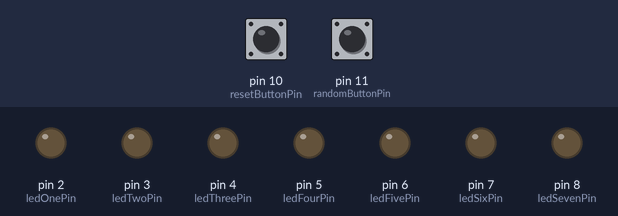
This sketch was run on a simulated Arduino Uno, built with avr-gcc and run on an emulated ATmega328P. On the bench: output pins drawn as LEDs (lit = HIGH). The inputs (shaded band) are chosen by the test bench; at power-on: pin 11 (randomButtonPin) LOW, pin 10 (resetButtonPin) LOW. Random numbers use the default seed unless the sketch sets one.

Above: at 1.2 s.
1.3 s: pin 11 (randomButtonPin) pulled HIGH for 0.15 s
At 2.5 s:
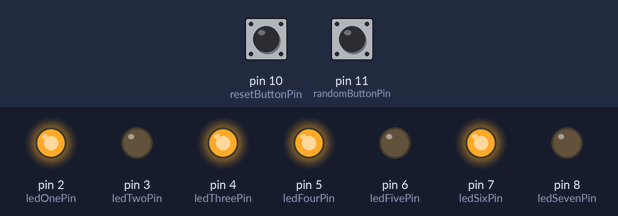
3.0 s: pin 11 (randomButtonPin) pulled HIGH for 1 s
At 4.7 s:
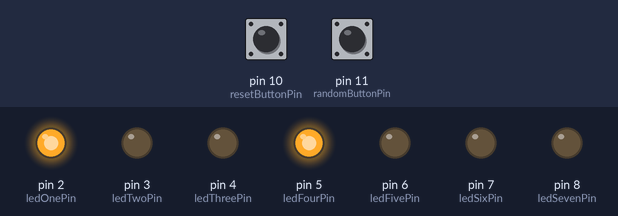
5.5 s: pin 11 (randomButtonPin) pulled HIGH for 0.15 s
At 6.8 s:
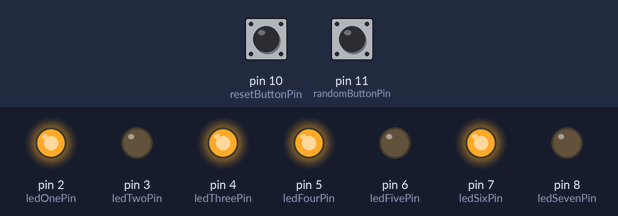
7.1 s: pin 11 (randomButtonPin) pulled HIGH for 0.15 s
At 7.2 s:
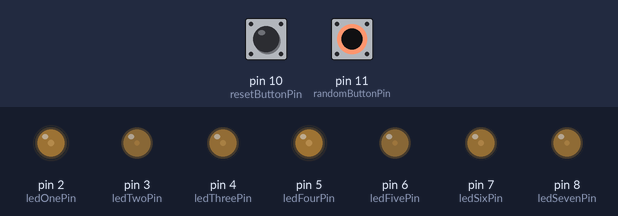
8.8 s: pin 11 (randomButtonPin) pulled HIGH for 3.2 s
At 13.2 s:
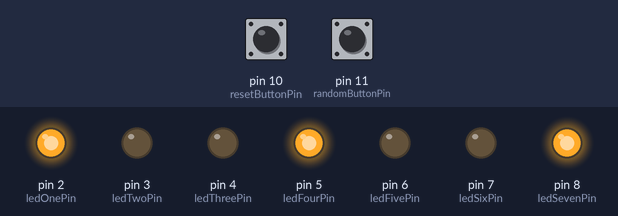
13.5 s: pin 10 (resetButtonPin) pulled HIGH for 0.15 s
At 14.0 s:
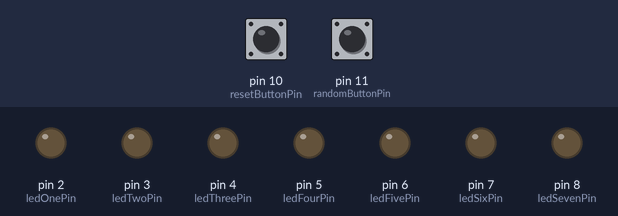
Timing chart, 0 to 16.1 s (numbered marks = the images above; inputs shaded):
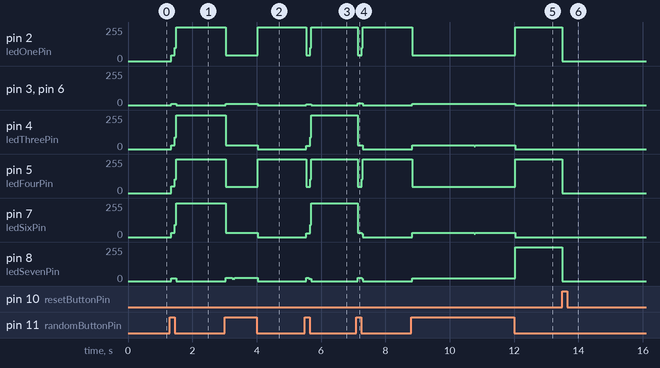

The sketch:

task5_lab6.ino
```cpp
  const int ledOnePin= 2;
  const int ledTwoPin= 3;
  const int ledThreePin= 4;
  const int ledFourPin= 5;
  const int ledFivePin= 6;
  const int ledSixPin=7;
  const int ledSevenPin= 8;

  const int resetButtonPin= 10;
  const int randomButtonPin=11;

  int resetState=0;
  int randomState=0;
  int numberToPrint=0;

  void setup() {
    pinMode(ledOnePin, OUTPUT);
    pinMode(ledTwoPin, OUTPUT);
    pinMode(ledThreePin, OUTPUT);
    pinMode(ledFourPin, OUTPUT);
    pinMode(ledFivePin, OUTPUT);
    pinMode(ledSixPin, OUTPUT);
    pinMode(ledSevenPin, OUTPUT);

    pinMode(resetButtonPin, INPUT);
    pinMode(randomButtonPin, INPUT);

    Serial.begin(9600);

  }

  void loop() {

    randomState= digitalRead(randomButtonPin);
    resetState= digitalRead(resetButtonPin);

    if(randomState==HIGH){
      resetLeds();
      printRandom();
    }

    if(resetState==HIGH){
        resetLeds();
    }


  }

  void printRandom(){

    numberToPrint= random(1,7);

    if(numberToPrint==1){
      digitalWrite(ledOnePin, HIGH);
    }
    else if(numberToPrint==2){
      digitalWrite(ledOnePin, HIGH);
      digitalWrite(ledFourPin, HIGH);
    }
    else if(numberToPrint==3){
      digitalWrite(ledOnePin, HIGH);
      digitalWrite(ledFourPin, HIGH);
      digitalWrite(ledSevenPin, HIGH);
      }

    else if(numberToPrint==4){
      digitalWrite(ledOnePin, HIGH);
      digitalWrite(ledFourPin, HIGH);
      digitalWrite(ledThreePin, HIGH);
      digitalWrite(ledSixPin, HIGH);

    }
    else if(numberToPrint==5){
      digitalWrite(ledOnePin, HIGH);
      digitalWrite(ledFourPin, HIGH);
      digitalWrite(ledThreePin, HIGH);
      digitalWrite(ledSixPin, HIGH);
      digitalWrite(ledSevenPin, HIGH);
    }

    else if(numberToPrint==6){
      digitalWrite(ledOnePin, HIGH);
      digitalWrite(ledTwoPin, HIGH);
      digitalWrite(ledThreePin, HIGH);
      digitalWrite(ledFourPin, HIGH);
      digitalWrite(ledFivePin, HIGH);
      digitalWrite(ledSixPin, HIGH);
    }

  }


  void resetLeds(){
    digitalWrite(ledOnePin, LOW);
    digitalWrite(ledTwoPin, LOW);
    digitalWrite(ledThreePin, LOW);
    digitalWrite(ledFourPin, LOW);
    digitalWrite(ledFivePin, LOW);
    digitalWrite(ledSixPin, LOW);
    digitalWrite(ledSevenPin, LOW);
  }
```

Measured:
- after the input at 1.3 s, pin 2 (ledOnePin): 0/255 → 44/255 at once, → 255/255 0.12 s later; pin 3 (ledTwoPin): 0/255 → 9/255 at once, → 0/255 0.16 s later
- after the input at 3.0 s, pin 2 (ledOnePin): 255/255 → 44/255 at once, → 255/255 1.0 s later; pin 3 (ledTwoPin): 0/255 → 9/255 at once, → 0/255 1.0 s later
- after the input at 5.5 s, pin 2 (ledOnePin): 255/255 → 43/255 at once, → 255/255 0.12 s later; pin 3 (ledTwoPin): 0/255 → 7/255 at once, → 0/255 0.16 s later
- after the input at 7.1 s, pin 2 (ledOnePin): 255/255 → 45/255 at once, → 255/255 0.12 s later; pin 3 (ledTwoPin): 0/255 → 12/255 at once, → 0/255 0.16 s later
- after the input at 8.8 s, pin 2 (ledOnePin): 255/255 → 44/255 at once, → 255/255 3.2 s later; pin 3 (ledTwoPin): 0/255 → 11/255 at once, → 0/255 3.2 s later
- after the input at 13.5 s, pin 2 (ledOnePin), pin 5 (ledFourPin), pin 8 (ledSevenPin): 255/255 → 0/255 at once
